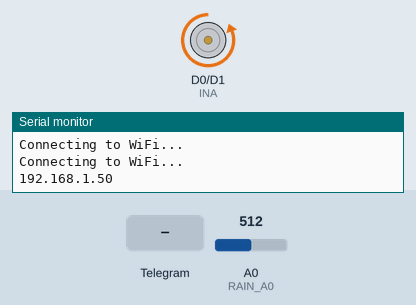
A sketch run on a simulated ESP8266 (NodeMCU). On the bench: motor-driver pin pairs drawn as motors (green arrow = first pin HIGH = forward, orange = second pin HIGH = backward, longer = more drive), the last lines printed to the serial monitor. The test bench sets the inputs (shaded band); at power-on: A0 (RAIN_A0) = 512. WiFi joins after 1.5 s; servers stay silent unless stated; the local clock reads 2024-03-15 10:24:30 at power-on unless the sketch sets it; not simulated (calls return 0 or success): secrets.h.

Above: at 4.2 s.
4.3 s: Telegram message "/weather" received
At 4.3 s:
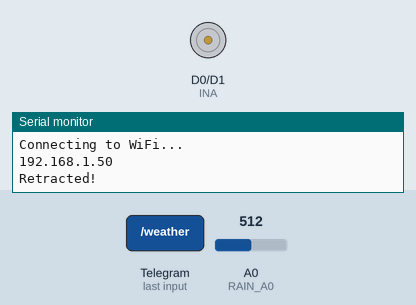
Timing chart, 0 to 7.3 s (numbered marks = the images above; inputs shaded):
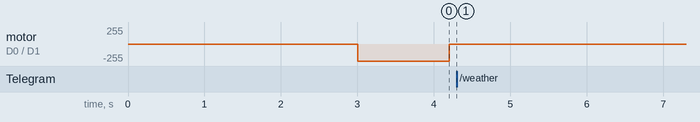

The sketch:

esp8266-weather-monitor.ino
```cpp
#include "esp8266-motor.h"
#include "esp8266-weather.h"
#include "esp8266-telegram.h"

ESP8266Hanger::MotorControl motorControl;
ESP8266Hanger::WeatherControl weatherControl;
ESP8266Hanger::TelegramControl telegramControl;

void setup(void) {
  Serial.begin(115200);
  telegramControl.setupNetworking();
  telegramControl.setMotorControl(&motorControl);
  telegramControl.setWeatherControl(&weatherControl);

  // Inform users on system initialisation
  telegramControl.broadcastMessage("Up and running");
}

void loop() {
  int rainLevel = weatherControl.readRainLevel();

  if (rainLevel <= RAIN_LEVEL_UPPER_BOUND) {
    bool changed = motorControl.retractMotor(false);
    if (changed)
      telegramControl.broadcastMessage("Rain detected and clothes hanger has been retracted!");
  } else if (rainLevel >= RAIN_LEVEL_LOWER_BOUND && !motorControl.getManual()) {
    bool changed = motorControl.extendMotor(false);
    if (changed)
      telegramControl.broadcastMessage("Rain has subsided and clothes hanger has been extended!");
  }

  telegramControl.handleNewMessages();
  delay(500);
}
```

esp8266-motor.cpp
```cpp
#include "esp8266-motor.h"

#define INA D0
#define INB D1

namespace ESP8266Hanger {

MotorControl::MotorControl() {
  pinMode(INA, OUTPUT);
  pinMode(INB, OUTPUT);

  this->extendMotor(false);
}

MotorState MotorControl::getState() {
  return this->state;
}

bool MotorControl::getManual() {
  return this->manual;
}

bool MotorControl::extendMotor(bool manual) {
  if (this->state == MotorState::extended)
    return false;

  this->manual = manual;

  digitalWrite(INA, HIGH);
  digitalWrite(INB, LOW);
  delay(1200);
  this->state = MotorState::extended;

  this->stop();
  Serial.println("Extended!");
  return true;
}

bool MotorControl::retractMotor(bool manual) {
  if (this->state == MotorState::retracted)
    return false;

  this->manual = manual;

  digitalWrite(INA, LOW);
  digitalWrite(INB, HIGH);
  delay(1200);
  this->state = MotorState::retracted;

  this->stop();
  Serial.println("Retracted!");
  return true;
}

void MotorControl::stop() {
  digitalWrite(INA, LOW);
  digitalWrite(INB, LOW);
}

}
```

esp8266-motor.h
```cpp
#ifndef H_MOTOR
#define H_MOTOR

#include <Arduino.h>

namespace ESP8266Hanger {
enum class MotorState { retracted,
                        extended };

class MotorControl {
private:
  MotorState state;
  bool manual;
  int INA;
  int INB;

public:
  MotorControl();

  /** Retrieves current state of the hanger, retracted/extended */
  MotorState getState();

  /** Checks if last hanger action was manual */
  bool getManual();

  /** Extends the clothes hanger if currently retracted. Returns whether motor made an action */
  bool extendMotor(bool);

  /** Retracts the clothes hanger if currently extended. Returns whether motor made an action */
  bool retractMotor(bool);

  /** Clears output pins to the motor to prevent overheating */
  void stop();
};
}

#endif
```

esp8266-telegram.cpp
```cpp
#include "esp8266-telegram.h"

namespace ESP8266Hanger {

TelegramControl::TelegramControl() {
  // Replace values accordingly
  this->ssid = SECRET_SSID;
  this->password = SECRET_PASSWORD;
  this->botToken = SECRET_TELEGRAM_BOT_TOKEN;
  this->hostname = "esp8266-weather-monitor";
  this->acceptedIds.push_back("665251898");

  this->lastBotHandled = 0;
  this->botRequestDelay = 1000;
  this->wifiClient.setInsecure();
  this->cert = new X509List(TELEGRAM_CERTIFICATE_ROOT);
  this->bot = new UniversalTelegramBot(botToken, this->wifiClient);

  MDNS.addService("http", "tcp", 80);
}

void TelegramControl::setupNetworking() {
  WiFi.mode(WIFI_STA);
  WiFi.begin(this->ssid, this->password);
  while (WiFi.status() != WL_CONNECTED) {
    delay(500);
    Serial.println("Connecting to WiFi...");
  }
  Serial.println(WiFi.localIP());

  // Broadcast mDNS
  if (!MDNS.begin(this->hostname)) {
    Serial.println("Error starting mDNS");
  }

  // Sync NTP
  configTime(0, 0, "pool.ntp.org");

  // Add root certificate for api.telegram.org
  this->wifiClient.setTrustAnchors(cert);
}

void TelegramControl::setMotorControl(MotorControl *motorControl) {
  this->motorControl = motorControl;
}

void TelegramControl::setWeatherControl(WeatherControl *weatherControl) {
  this->weatherControl = weatherControl;
}

void TelegramControl::handleNewMessages() {
  if (millis() > (this->lastBotHandled + this->botRequestDelay)) {
    int numNewMsgs = this->bot->getUpdates(this->bot->last_message_received + 1);
    Serial.printf("%d new messages from telegram...\n", numNewMsgs);

    while (numNewMsgs) {
      Serial.println("Got response");
      this->handleNewMessage(numNewMsgs);
      numNewMsgs = this->bot->getUpdates(this->bot->last_message_received + 1);
    }

    this->lastBotHandled = millis();
  }
}

void TelegramControl::handleNewMessage(int num) {
  Serial.println("Handling new message");
  Serial.println(String(num));

  for (int i = 0; i < num; ++i) {
    telegramMessage msg = this->bot->messages[i];
    String chatId = String(msg.chat_id);
    String name = msg.from_name;
    String text = msg.text;

    if (!vectorContains(this->acceptedIds, chatId)) {
      this->bot->sendMessage(chatId, "You are an unauthorised user!");
      continue;
    }

    Serial.println(String("Received: ") + text);

    if (text == "/weather") {
      MotorState state = this->motorControl->getState();
      float humidity = this->weatherControl->readHumidity();
      float temperature = this->weatherControl->readTemperature();
      float rainLevelPctg = this->weatherControl->readRainLevelPctg();

      String msg = "[Weather Monitoring System]: Current state of clothes hanger: \n";
      msg += "Hanger: " + String((state == MotorState::extended) ? "Extended" : "Retracted") + "\n";
      msg += "Humidity: " + String(humidity) + "%\n";
      msg += "Temperature: " + String(temperature) + "ºC\n";
      msg += "Rain Level: " + String(rainLevelPctg) + "%\n";
      this->bot->sendMessage(chatId, msg);
    }

    else if (text == "/extendhanger") {
      int rainLevel = this->weatherControl->readRainLevel();
      Serial.println(rainLevel);
      if (rainLevel <= RAIN_LEVEL_UPPER_BOUND) {
        this->bot->sendMessage(chatId, "[Weather Monitoring System]: Rain is detected, hanger will not be extended");
      } else {
        bool changed = this->motorControl->extendMotor(true);
        this->bot->sendMessage(chatId, (changed) ? "[Weather Monitoring System]: Hanger extended" : "[Weather Monitoring System]: Hanger is already extended");
      }
    }

    else if (text == "/retracthanger") {
      bool changed = this->motorControl->retractMotor(true);
      this->bot->sendMessage(chatId, (changed) ? "[Weather Monitoring System]: Hanger retracted" : "[Weather Monitoring System]: Hanger is already retracted");
    }
  }
}

void TelegramControl::broadcastMessage(String msg) {
  String prepend = "[Weather Monitoring System]: ";
  for (String chatId : this->acceptedIds) {
    this->bot->sendMessage(chatId, prepend + msg);
  }
}

}
```

esp8266-telegram.h
```cpp
#ifndef H_TELE
#define H_TELE

#include "secrets.h"
#include "esp8266-motor.h"
#include "esp8266-weather.h"

#include <ArduinoJson.h>
#include <BearSSLHelpers.h>
#include <ESP8266mDNS.h>
#include <ESP8266WiFi.h>
#include <UniversalTelegramBot.h>
#include <vector>
#include <WiFiClientSecure.h>

namespace ESP8266Hanger {
class TelegramControl {
private:
  String ssid;
  String password;
  String hostname;
  String botToken;
  std::vector<String> acceptedIds;

  WiFiClientSecure wifiClient;
  X509List *cert;

  MotorControl *motorControl;
  WeatherControl *weatherControl;

  UniversalTelegramBot *bot;
  unsigned long lastBotHandled;
  int botRequestDelay;

  /** Handles individual new message from user */
  void handleNewMessage(int);

public:
  TelegramControl();

  void setMotorControl(MotorControl *);

  void setWeatherControl(WeatherControl *);

  /** Initialises Wifi connection and mDNS broadcast */
  void setupNetworking();

  /** Listens and handles any new telegram messages */
  void handleNewMessages();

  /** Broadcast a given message to all accepted Ids */
  void broadcastMessage(String);
};

/** Helper function to check if element exists in vector `vec` */
template<typename T>
bool vectorContains(std::vector<T> vec, T element) {
  return (std::find(vec.begin(), vec.end(), element) != vec.end());
}

}

#endif
```

esp8266-weather.cpp
```cpp
#include "esp8266-weather.h"

namespace ESP8266Hanger {

const int rainAnalogMin = 0;
const int rainAnalogMax = 1024;

WeatherControl::WeatherControl() {
  this->dht = new DHT(DHT_DAT, DHT11);
  this->dht->begin();
  pinMode(RAIN_D0, INPUT);
}

float WeatherControl::readTemperature() {
  return this->dht->readTemperature();
}

float WeatherControl::readHumidity() {
  return this->dht->readHumidity();
}

int WeatherControl::readRainLevel() {
  int rainAnalogVal = analogRead(RAIN_A0);
  return rainAnalogVal;
}

float WeatherControl::readRainLevelPctg() {
  float rainAnalogVal = (float) analogRead(RAIN_A0);
  return 100.0 - ((rainAnalogVal / 1024) * 100);
}

}
```

esp8266-weather.h
```cpp
#ifndef H_DHT
#define H_DHT

#include <Arduino.h>
#include <DHT.h>

#define DHT_DAT D2
#define RAIN_D0 D3
#define RAIN_A0 A0

#define RAIN_LEVEL_UPPER_BOUND 512
#define RAIN_LEVEL_LOWER_BOUND 768

namespace ESP8266Hanger {
class WeatherControl {
private:
  DHT *dht;

public:
  WeatherControl();

  /** Returns current temperature reading from DHT11 in celsius */
  float readTemperature();

  /** Returns current humidity reading from DHT11 in percentage */
  float readHumidity();

  /** Returns current rain level in range 0-1024 */
  int readRainLevel();

  /** Rain level in a percentage of 1024 */
  float readRainLevelPctg();
};
}

#endif
```
